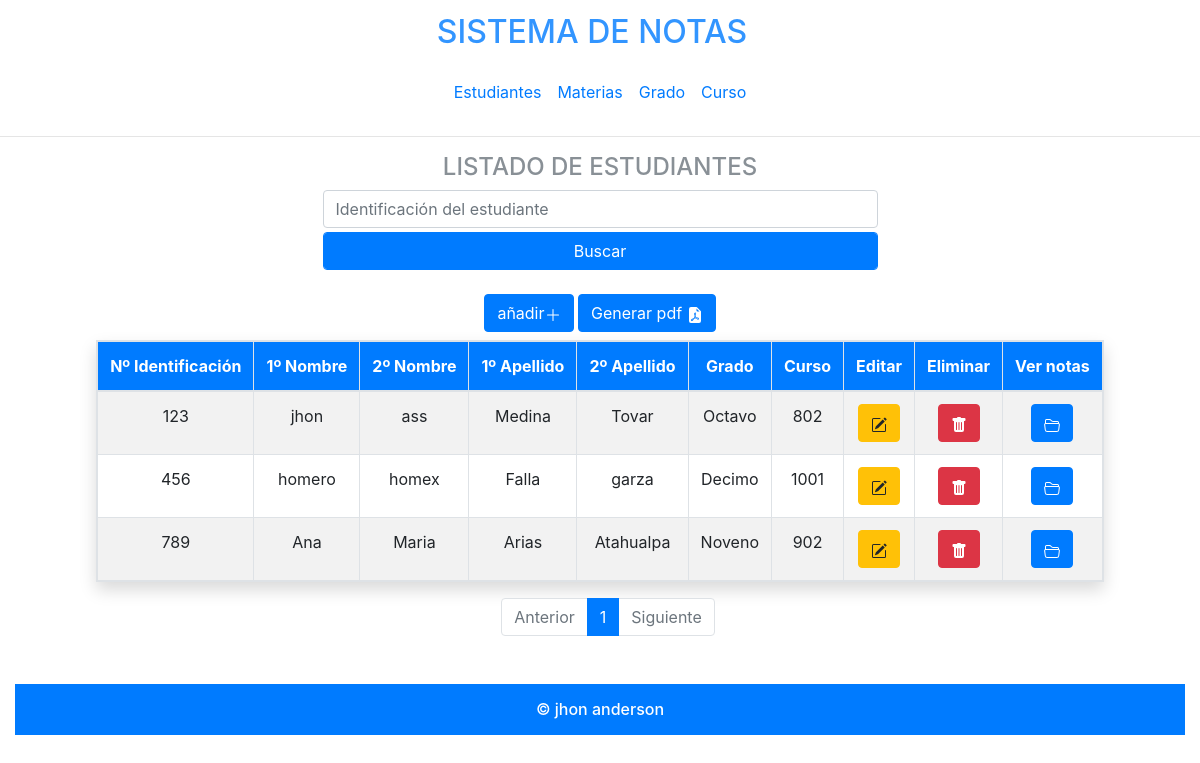
The app's page /Pages/Estudiantes/mostrar_estudiantes.php?pagina=1 with its own data.
### tables this page shows
CREATE TABLE IF NOT EXISTS `estudiantes` (
  `id` bigint(12) NOT NULL,
  `nombre1` varchar(20) NOT NULL,
  `nombre2` varchar(20) NOT NULL,
  `apellido1` varchar(20) NOT NULL,
  `apellido2` varchar(20) NOT NULL,
  `grado` varchar(10) NOT NULL,
  `curso` int(5) NOT NULL,
  PRIMARY KEY (`id`)
);

### Pages/Estudiantes/mostrar_estudiantes.php (the view, shortened to what this page needs)
<?php
include_once "../../MYSQLDB/conexion.php";
include_once "../../componentes/encabezado.php";
$consulta = "SELECT * FROM estudiantes";
$resultado = $mysqli->query($consulta);
$cantidad = $resultado->num_rows;
$total_mostrar = 3;
$pagina = $cantidad / $total_mostrar;
?>
<div class="row">
    <div class="col-12">
        <h1 class="text-h4 text-muted text-uppercase" style="font-size: 1.5rem;">Listado de estudiantes</h1>
        <form action="estudiante_buscar.php" method="POST" class="col-6 mx-auto">
            <div class="form-group">
                <input class=" form-control my-1" type="number" name="campo" id="campo" placeholder="Identificación del estudiante">
                <input name="buscar" type="submit" id="buscar" value="Buscar" class="btn btn-primary form-control">
            </div>
            <a href="formulario_registro_estudiante.php" class="btn btn-primary my-2">añadir<svg xmlns="http://www.w3.org/2000/svg" width="16" height="16" fill="currentColor" class="bi bi-plus-lg" viewBox="0 0 16 16">
                    <path fill-rule="evenodd" d="M8 2a.5.5 0 0 1 .5.5v5h5a.5.5 0 0 1 0 1h-5v5a.5.5 0 0 1-1 0v-5h-5a.5.5 0 0 1 0-1h5v-5A.5.5 0 0 1 8 2Z" />
                </svg></a>
            <a href="generarpdf_estudiante.php" class="btn btn-primary my-2">Generar pdf </a>
        </form>
    </div>
    <?php
    $page  = 1;
    if (isset($_GET['pagina'])) {
        $page = $_GET['pagina'];
    }
    $iniciar = ($page - 1) * $total_mostrar;
    $resultado = $mysqli->query("SELECT * FROM estudiantes LIMIT $iniciar,$total_mostrar");
    $consulta = $resultado->fetch_all(MYSQLI_ASSOC);
    $estudiantes = $consulta;
    ?>
    <div class="mx-auto">
        <table class="table table-responsive table-striped shadow table-hover  table-bordered">
            <thead>
                <tr class="bg-primary text-white">
                    <th>Nº Identificación</th>
                    <th>1º Nombre</th>
                    <th>2º Nombre</th>
                    <th>1º Apellido</th>
                    <th>2º Apellido</th>
                    <th>Grado</th>
                    <th>Curso</th>
                    <th>Editar</th>
                    <th>Eliminar</th>
                    <th>Ver notas</th>
                </tr>
            </thead>
            <tbody>
                <?php foreach ($estudiantes as $estudiante) { ?>
                    <tr>
                        <td><?php echo $estudiante["id"] ?></td>
                        <td><?php echo $estudiante["nombre1"] ?></td>
                        <td><?php echo $estudiante["nombre2"] ?></td>
                        <td><?php echo $estudiante["apellido1"] ?></td>
                        <td><?php echo $estudiante["apellido2"] ?></td>
                        <td><?php echo $estudiante["grado"] ?></td>
                        <td><?php echo $estudiante["curso"] ?></td>
                        <td>
                            <a href="editar_estudiante.php?id=<?php echo $estudiante["id"] ?>" class="btn btn-warning">
                            </a>
                        </td>
                        <td>
                            <a href="eliminar_estudiante.php?id=<?php echo $estudiante["id"] ?>" class="btn btn-danger">
                            </a>
                        </td>
                        <td>
                            <a href="notas_estudiante.php?id=<?php echo $estudiante["id"] ?>" class="btn btn-primary">
                            </a>
                        </td>
                    </tr>
                <?php } ?>
            </tbody>
        </table>
    </div>
    <div class="col-6 mx-auto text-center ">
        <nav aria-label="Page navigation-dark example" class="col-12">
            <ul class="paginacion col-12 mx-2">
                <li class="page-item <?php echo $_GET['pagina'] <= 1 ? 'disabled' : '' ?>">
                    <a class="page-link" href="mostrar_estudiantes.php?pagina=<?php echo $_GET['pagina'] - 1 ?>">
                        Anterior
                    </a>
                </li>
                <?php for ($i = 0; $i < $pagina; $i++) { ?>
                    <li class="page-item <?php echo $_GET['pagina'] == $i + 1 ? 'active' : '' ?>">
                        <a class="page-link" href="mostrar_estudiantes.php?pagina=<?php echo $i + 1 ?>">
                            <?php echo $i + 1 ?>
                        </a>
                    </li>
                <?php } ?>
                <li class="page-item <?php echo $_GET['pagina'] >= $pagina ? 'disabled' : '' ?>"><a class="page-link" href="mostrar_estudiantes.php?pagina=<?php echo $_GET['pagina'] + 1 ?>">Siguiente</a></li>
            </ul>
        </nav>
    </div>
</div>
<div class="text-center">
    <?php
    include_once "../../componentes/pie.php";
    ?>
</div>

### css/estilos.css (style rules this page uses)
.paginacion { display: flex; flex-direction: row; margin: auto; align-items: center; justify-content: center; text-align: center; list-style: none; border-radius: 0.25rem; }
h1 { font-size: 1.5rem; text-transform: uppercase; opacity: .8; }
form { width: 60%; margin: auto; }

### records on screen
estudiantes: id "123", nombre1 "jhon", nombre2 "ass", apellido1 "Medina", apellido2 "Tovar", grado "Octavo", curso "802"
estudiantes: id "456", nombre1 "homero", nombre2 "homex", apellido1 "Falla", apellido2 "garza", grado "Decimo", curso "1001"
estudiantes: id "789", nombre1 "Ana", nombre2 "Maria", apellido1 "Arias", apellido2 "Atahualpa", grado "Noveno", curso "902"
